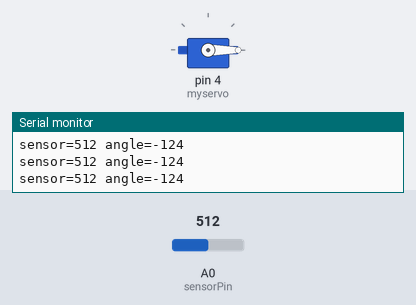
A sketch run on a simulated Arduino Uno, built with avr-gcc and run on an emulated ATmega328P. Shown: servo, the last lines printed to the serial monitor. The test bench sets the inputs (shaded band); at power-on: A0 (sensorPin) = 512.

Above: at 1.2 s.
1.3 s: A0 (sensorPin) set to 716
At 2.6 s:
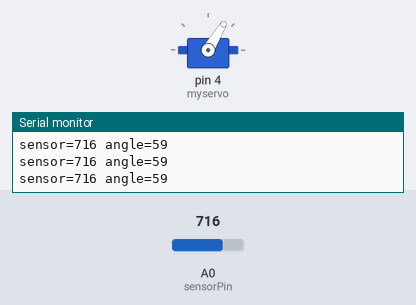
2.9 s: A0 (sensorPin) set to 900
At 4.0 s:
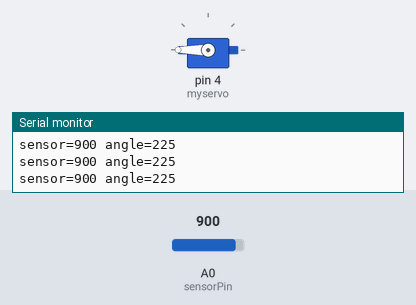
4.5 s: A0 (sensorPin) set to 511
At 5.5 s:
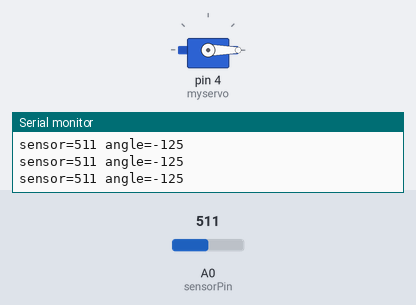
6.1 s: A0 (sensorPin) set to 1023
At 6.9 s:
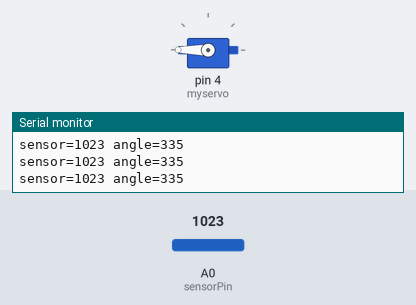
Timing chart, 0 to 8.7 s (numbered marks = the images above; inputs shaded):
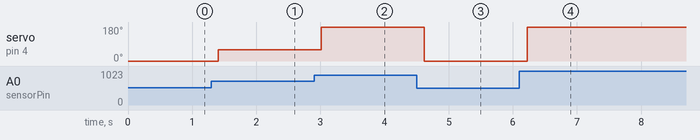

Measured:
- after the input at 1.3 s, servo on pin 4 (myservo): 0° → 59° after 0.11 s
- after the input at 2.9 s, servo on pin 4 (myservo): 59° → 180° after 0.11 s
- after the input at 4.5 s, servo on pin 4 (myservo): 180° → 0° after 0.12 s
- after the input at 6.1 s, servo on pin 4 (myservo): 0° → 180° after 0.12 s

The sketch:

flex-sensor-servo.ino
```cpp
#include <Servo.h>
Servo myservo;
int sensorPin = A0;    // select the input pin for the flex sensor.  Use a 10K resistor to pull it up.
int sensorValue = 0;  // variable to store the value coming from the sensor
int angle = 0;

void setup() {
  Serial.begin(9600);
  myservo.attach(4);
}

void loop() {
  sensorValue = analogRead(sensorPin);
  angle = map(sensorValue, 650, 850, 0, 180);
  Serial.print("sensor=");
  Serial.print(sensorValue, DEC);
  Serial.print(" angle=");
  Serial.println(angle, DEC);
  myservo.write(angle);

  delay(200);
}
```
